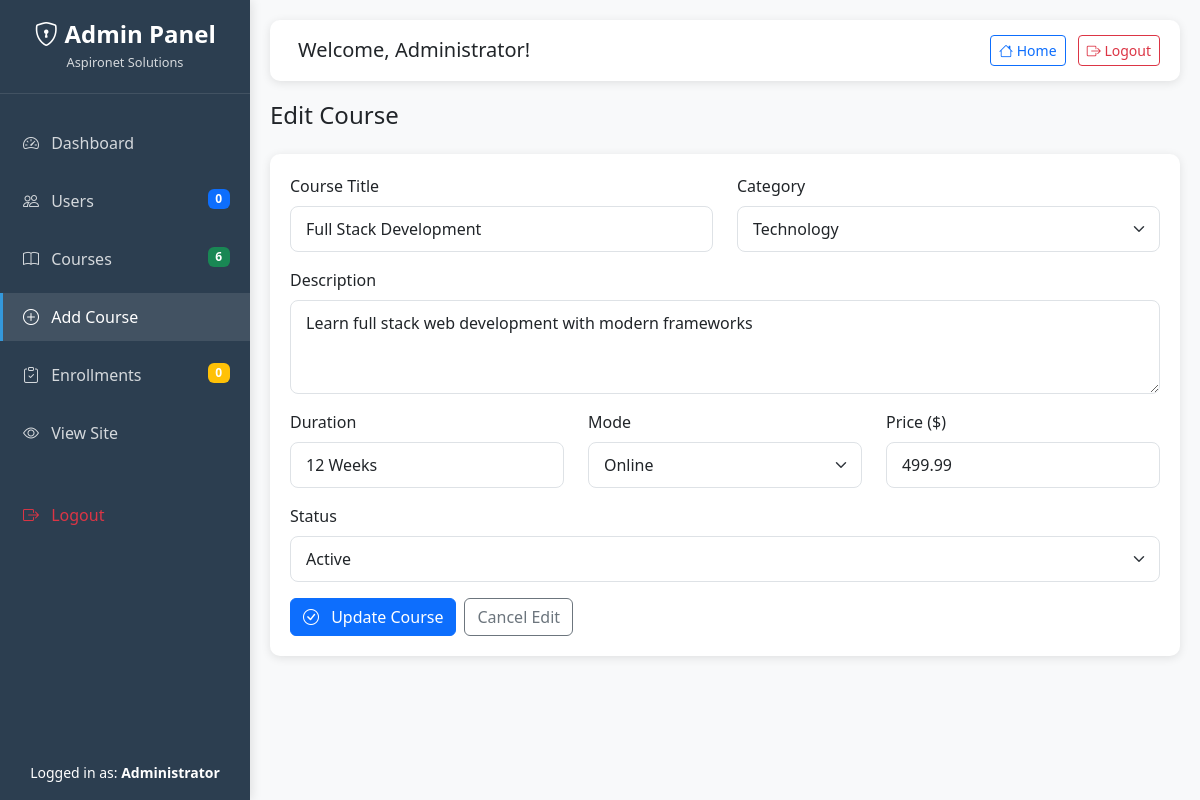
The app's page /admin_dashboard.php?edit_course=1 (signed in) with its own data.
### tables this page shows
CREATE TABLE `courses` (
  `id` int(11) NOT NULL,
  `title` varchar(200) NOT NULL,
  `category` varchar(100) NOT NULL,
  `description` text DEFAULT NULL,
  `duration` varchar(50) DEFAULT NULL,
  `mode` varchar(50) DEFAULT NULL,
  `price` decimal(10,2) DEFAULT 0.00,
  `status` enum('active','inactive') DEFAULT 'active',
  `created_at` timestamp NOT NULL DEFAULT current_timestamp(),
  `updated_at` timestamp NOT NULL DEFAULT current_timestamp() ON UPDATE current_timestamp()
);

### admin_dashboard.php (the view, shortened to what this page needs)
<?php
$servername = "localhost";
$username = "root";
$password = "";
$dbname = "aspironet_db";
$conn = new mysqli($servername, $username, $password, $dbname);
$courses_result = $conn->query("SELECT * FROM courses ORDER BY created_at DESC");
$total_users = $conn->query("SELECT COUNT(*) as count FROM users WHERE email != 'admin@aspironet.com'")->fetch_assoc()['count'];
$total_courses = $conn->query("SELECT COUNT(*) as count FROM courses")->fetch_assoc()['count'];
$total_enrollments = $conn->query("SELECT COUNT(*) as count FROM enrollments")->fetch_assoc()['count'];
$edit_course = null;
if (isset($_GET['edit_course'])) {
    $id = intval($_GET['edit_course']);
    $result = $conn->query("SELECT * FROM courses WHERE id = $id");
    if ($result->num_rows > 0) {
        $edit_course = $result->fetch_assoc();
    }
}
?>
<!DOCTYPE html>
<html lang="en">
<head>
    <link href="https://cdn.jsdelivr.net/npm/bootstrap@5.3.0-alpha1/dist/css/bootstrap.min.css" rel="stylesheet">
    <link rel="stylesheet" href="https://cdn.jsdelivr.net/npm/bootstrap-icons@1.8.1/font/bootstrap-icons.css">
</head>
<body>
    <div class="sidebar" id="sidebar">
        <div class="sidebar-logo">
            <h4><i class="bi bi-shield-lock"></i> Admin Panel</h4>
            <small>Aspironet Solutions</small>
        </div>
        <div class="sidebar-menu">
            <ul class="nav flex-column">
                <li class="nav-item">
                    <a class="nav-link active" href="#dashboard">
                        <i class="bi bi-speedometer2 me-2"></i> Dashboard
                    </a>
                </li>
                <li class="nav-item">
                    <a class="nav-link" href="#users">
                        <i class="bi bi-people me-2"></i> Users
                        <span class="badge bg-primary float-end"><?php echo $total_users; ?></span>
                    </a>
                </li>
                <li class="nav-item">
                    <a class="nav-link" href="#courses">
                        <i class="bi bi-book me-2"></i> Courses
                        <span class="badge bg-success float-end"><?php echo $total_courses; ?></span>
                    </a>
                </li>
                <li class="nav-item">
                    <a class="nav-link" href="#add-course">
                        <i class="bi bi-plus-circle me-2"></i> Add Course
                    </a>
                </li>
                <li class="nav-item">
                    <a class="nav-link" href="#enrollments">
                        <i class="bi bi-clipboard-check me-2"></i> Enrollments
                        <span class="badge bg-warning float-end"><?php echo $total_enrollments; ?></span>
                    </a>
                </li>
                <li class="nav-item">
                    <a class="nav-link" href="index.php?page=home" target="_blank">
                        <i class="bi bi-eye me-2"></i> View Site
                    </a>
                </li>
                <li class="nav-item mt-4">
                    <a class="nav-link text-danger" href="?logout">
                        <i class="bi bi-box-arrow-right me-2"></i> Logout
                    </a>
                </li>
            </ul>
        </div>
        <div class="sidebar-footer text-center p-3" style="position: absolute; bottom: 0; width: 100%;">
            <small>Logged in as: <strong><?php echo $_SESSION['admin_name']; ?></strong></small>
        </div>
    </div>
    <div class="main-content" id="mainContent">
        <div class="topbar">
            <div>
                <h5 class="mb-0 d-inline ms-2">Welcome, <?php echo $_SESSION['admin_name']; ?>!</h5>
            </div>
            <div>
                <a href="site.php" target="_blank" class="btn btn-outline-primary btn-sm me-2">
                    <i class="bi bi-house"></i> Home
                </a>
                <a href="?logout" class="btn btn-outline-danger btn-sm">
                    <i class="bi bi-box-arrow-right"></i> Logout
                </a>
            </div>
        </div>
        <section id="add-course" class="fade-in" style="display: none;">
            <h4 class="mb-4"><?php echo $edit_course ? 'Edit Course' : 'Add New Course'; ?></h4>
            <div class="stat-card">
                <form method="POST" action="">
                    <div class="row">
                        <div class="col-md-6 mb-3">
                            <label class="form-label">Course Title</label>
                            <input type="text" class="form-control"
                                name="<?php echo $edit_course ? 'edit_title' : 'title'; ?>"
                                value="<?php echo $edit_course ? htmlspecialchars($edit_course['title']) : ''; ?>"
                                required>
                        </div>
                        <div class="col-md-6 mb-3">
                            <label class="form-label">Category</label>
                            <select class="form-select"
                                name="<?php echo $edit_course ? 'edit_category' : 'category'; ?>" required>
                                <option value="Technology"
                                    <?php echo ($edit_course && $edit_course['category'] == 'Technology') ? 'selected' : ''; ?>>
                                    Technology</option>
                            </select>
                        </div>
                    </div>
                    <div class="mb-3">
                        <label class="form-label">Description</label>
                        <textarea class="form-control"
                            name="<?php echo $edit_course ? 'edit_description' : 'description'; ?>" rows="3"
                            required><?php echo $edit_course ? htmlspecialchars($edit_course['description']) : ''; ?></textarea>
                    </div>
                    <div class="row">
                        <div class="col-md-4 mb-3">
                            <label class="form-label">Duration</label>
                            <input type="text" class="form-control"
                                name="<?php echo $edit_course ? 'edit_duration' : 'duration'; ?>"
                                value="<?php echo $edit_course ? htmlspecialchars($edit_course['duration']) : ''; ?>"
                                placeholder="e.g., 12 Weeks" required>
                        </div>
                        <div class="col-md-4 mb-3">
                            <label class="form-label">Mode</label>
                            <select class="form-select" name="<?php echo $edit_course ? 'edit_mode' : 'mode'; ?>"
                                required>
                                <option value="Online"
                                    <?php echo ($edit_course && $edit_course['mode'] == 'Online') ? 'selected' : ''; ?>>
                                    Online</option>
                            </select>
                        </div>
                        <div class="col-md-4 mb-3">
                            <label class="form-label">Price ($)</label>
                            <input type="number" class="form-control"
                                name="<?php echo $edit_course ? 'edit_price' : 'price'; ?>"
                                value="<?php echo $edit_course ? $edit_course['price'] : ''; ?>" step="0.01" min="0"
                                required>
                        </div>
                    </div>
                    <?php if ($edit_course): ?>
                    <div class="mb-3">
                        <label class="form-label">Status</label>
                        <select class="form-select" name="edit_status" required>
                            <option value="active" <?php echo $edit_course['status'] == 'active' ? 'selected' : ''; ?>>
                                Active</option>
                        </select>
                    </div>
                    <?php endif; ?>
                    <div class="d-flex gap-2">
                        <button type="submit" class="btn btn-primary">
                            <i class="bi bi-<?php echo $edit_course ? 'check-circle' : 'plus-circle'; ?> me-2"></i>
                            <?php echo $edit_course ? 'Update Course' : 'Add Course'; ?>
                        </button>
                        <?php if ($edit_course): ?>
                        <a href="#add-course" class="btn btn-outline-secondary">Cancel Edit</a>
                        <?php endif; ?>
                    </div>
                </form>
            </div>
        </section>
</body>
</html>

### admin_dashboard.php (style rules this page uses)
:root { --primary: #2c3e50; --secondary: #3498db; --success: #2ecc71; --warning: #f39c12; --danger: #e74c3c; }
body { background-color: #f8f9fa; font-family: 'Segoe UI', Tahoma, Geneva, Verdana, sans-serif; overflow-x: hidden; }
.sidebar { background: var(--primary); color: white; min-height: 100vh; position: fixed; width: 250px; z-index: 1000; box-shadow: 2px 0 10px rgba(0, 0, 0, 0.1); transition: all 0.3s; }
.sidebar-logo { padding: 20px; border-bottom: 1px solid rgba(255, 255, 255, 0.1); text-align: center; }
.sidebar-logo h4 { margin: 0; font-weight: 600; }
.sidebar-logo small { font-size: 0.8rem; opacity: 0.8; }
.sidebar-menu { padding: 20px 0; }
.sidebar-menu .nav-link { color: rgba(255, 255, 255, 0.8); padding: 12px 20px; margin: 5px 0; border-radius: 0; border-left: 3px solid transparent; transition: all 0.3s; }
.sidebar-menu .nav-link.active { color: white; background: rgba(255, 255, 255, 0.1); border-left: 3px solid var(--secondary); }
.main-content { margin-left: 250px; padding: 20px; transition: all 0.3s; }
.topbar { background: white; padding: 15px 20px; border-radius: 10px; box-shadow: 0 2px 10px rgba(0, 0, 0, 0.1); margin-bottom: 20px; display: flex; justify-content: space-between; align-items: center; }
.stat-card { background: white; border-radius: 10px; padding: 20px; box-shadow: 0 2px 10px rgba(0, 0, 0, 0.1); margin-bottom: 20px; transition: transform 0.3s; }
.form-control, .form-select { border-radius: 8px; padding: 10px 15px; border: 1px solid #dee2e6; }
.fade-in { animation: fadeIn 0.5s ease-in; }

### records on screen
courses: edit_title "Full Stack Development", edit_category "Technology", edit_description "Learn full stack web development with modern frameworks", edit_duration "12 Weeks", edit_mode "Online", edit_price "499.99", edit_status "Active"

### other values on screen
$total_users "0"
$total_courses "6"
$total_enrollments "0"
$_SESSION['admin_name'] "Administrator"
